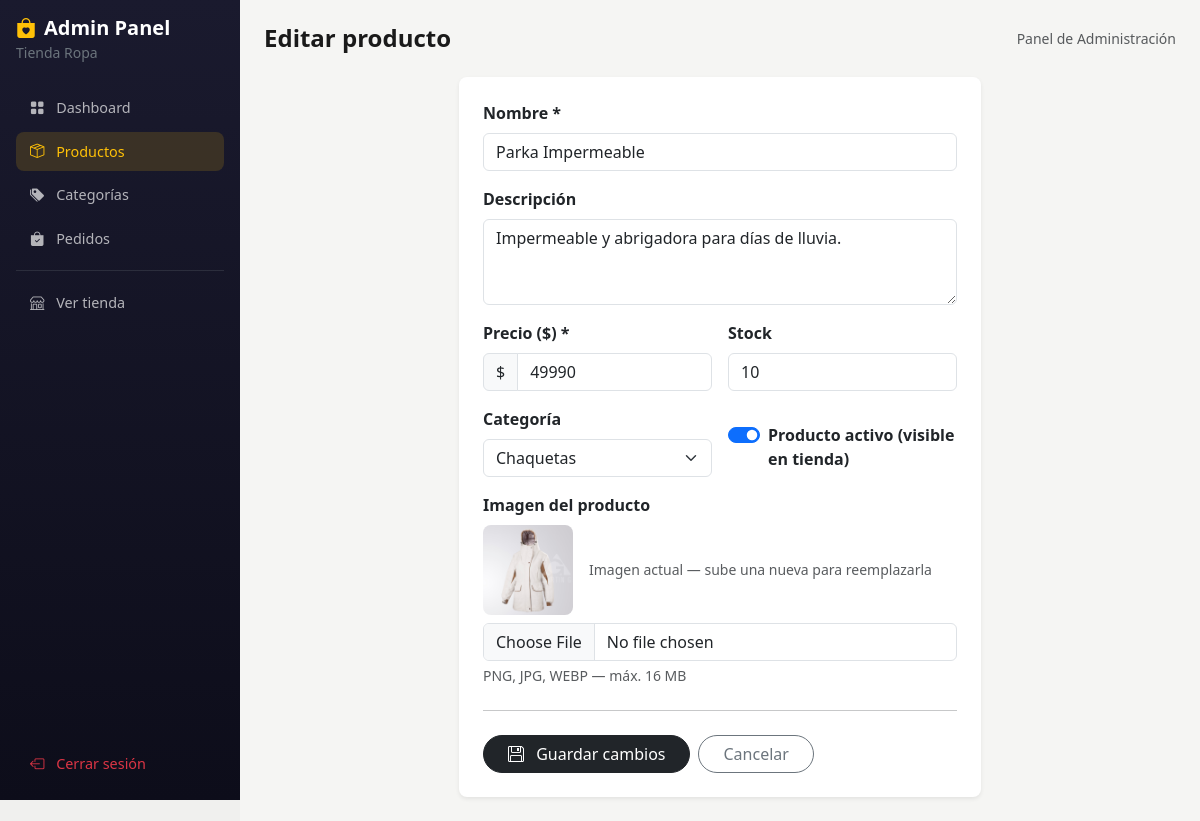
Page /admin/producto/8/editar (signed in) on the committed database.
### tables this page shows
CREATE TABLE productos (
            id           INTEGER PRIMARY KEY AUTOINCREMENT,
            nombre       TEXT    NOT NULL,
            descripcion  TEXT,
            precio       REAL    NOT NULL DEFAULT 0,
            imagen       TEXT,
            categoria_id INTEGER REFERENCES categorias(id),
            stock        INTEGER NOT NULL DEFAULT 0,
            activo       INTEGER NOT NULL DEFAULT 1
        );

### app.py (the view, shortened to what this page needs)
@app.route("/admin/producto/<int:pid>/editar", methods=["GET", "POST"])
@admin_required
def admin_editar_producto(pid):
    conn       = get_db()
    producto   = conn.execute("SELECT * FROM productos WHERE id=?", (pid,)).fetchone()
    categorias = conn.execute("SELECT * FROM categorias ORDER BY nombre").fetchall()
    if not producto:
        flash("Producto no encontrado.", "error")
        conn.close()
        return redirect(url_for("admin_productos"))
    conn.close()
    return render_template("admin/form_producto.html", categorias=categorias, producto=producto)

### app.py (called while the page is built)
def get_db() -> sqlite3.Connection:
    conn = sqlite3.connect(DATABASE)
    conn.row_factory = sqlite3.Row
    return conn

def admin_required(f):
    @functools.wraps(f)
    def wrapper(*args, **kwargs):
        if not session.get("admin"):
            return redirect(url_for("admin_login"))
        return f(*args, **kwargs)
    return wrapper

@app.context_processor
def inject_cart_count():
    carrito = session.get("carrito", {})
    return {"cart_count": sum(v["cantidad"] for v in carrito.values())}

### templates/admin/form_producto.html (shortened to what this page needs)
{% extends 'admin/base_admin.html' %}
{% block page_title %}{{ 'Editar producto' if producto else 'Nuevo producto' }}{% endblock %}
{% block content %}
<div class="row justify-content-center">
  <div class="col-md-9 col-lg-7">
    <div class="card border-0 shadow-sm rounded-3">
      <div class="card-body p-4">
        <form method="POST" enctype="multipart/form-data">
          <div class="row g-3">
            <div class="col-12">
              <label class="form-label fw-semibold">Nombre *</label>
              <input type="text" name="nombre" class="form-control"
                     value="{{ producto.nombre if producto else '' }}" required>
            </div>
            <div class="col-12">
              <label class="form-label fw-semibold">Descripción</label>
              <textarea name="descripcion" class="form-control" rows="3"
                        placeholder="Describe el producto…">{{ producto.descripcion if producto and producto.descripcion else '' }}</textarea>
            </div>
            <div class="col-md-6">
              <label class="form-label fw-semibold">Precio ($) *</label>
              <div class="input-group">
                <span class="input-group-text">$</span>
                <input type="number" name="precio" class="form-control"
                       step="1" min="0"
                       value="{{ producto.precio | int if producto else '' }}" required>
              </div>
            </div>
            <div class="col-md-6">
              <label class="form-label fw-semibold">Stock</label>
              <input type="number" name="stock" class="form-control" min="0"
                     value="{{ producto.stock if producto else 0 }}">
            </div>
            <div class="col-md-6">
              <label class="form-label fw-semibold">Categoría</label>
              <select name="categoria_id" class="form-select">
                {% for c in categorias %}
                <option value="{{ c.id }}"
                  {{ 'selected' if producto and producto.categoria_id == c.id }}>
                  {{ c.nombre }}
                </option>
                {% endfor %}
              </select>
            </div>
            <div class="col-md-6 d-flex align-items-end pb-1">
              <div class="form-check form-switch">
                <input class="form-check-input" type="checkbox" name="activo"
                       id="swActivo" role="switch"
                       {{ 'checked' if not producto or producto.activo }}>
                <label class="form-check-label fw-semibold" for="swActivo">
                  Producto activo (visible en tienda)
                </label>
              </div>
            </div>
            <div class="col-12">
              <label class="form-label fw-semibold">Imagen del producto</label>
              {% if producto and producto.imagen %}
              <div class="mb-2 d-flex align-items-center gap-3">
                <img src="{{ url_for('static', filename='uploads/' ~ producto.imagen) }}"
                     style="height:90px;border-radius:8px" alt="Imagen actual">
                <small class="text-muted">Imagen actual — sube una nueva para reemplazarla</small>
              </div>
              {% endif %}
              <input type="file" name="imagen" class="form-control" accept="image/*">
              <div class="form-text">PNG, JPG, WEBP — máx. 16 MB</div>
            </div>
          </div>
          <hr class="my-4">
          <div class="d-flex gap-2">
            <button type="submit" class="btn btn-dark rounded-pill px-4">
              <i class="bi bi-floppy me-2"></i>
              {{ 'Guardar cambios' if producto else 'Crear producto' }}
            </button>
            <a href="{{ url_for('admin_productos') }}"
               class="btn btn-outline-secondary rounded-pill px-4">
              Cancelar
            </a>
          </div>
        </form>
      </div>
    </div>
  </div>
</div>
{% endblock %}

### static/css/style.css (style rules this page uses)
body { background-color: #f5f5f3; font-family: 'Segoe UI', system-ui, -apple-system, sans-serif; color: #1a1a1a; }
.admin-body { background: #f0f0ee; }

### rows in the picture
productos: nombre "Parka Impermeable", descripcion "Impermeable y abrigadora para días de lluvia.", precio "49990", stock "10", imagen (picture)

### other values in the picture
{{ 'Editar producto' if producto else 'Nuevo producto' }} "Editar producto"
{{ 'Guardar cambios' if producto else 'Crear producto' }} "Guardar cambios"
form field categoria_id "Chaquetas"
